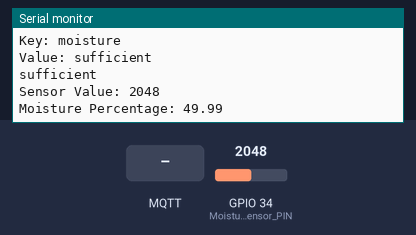
The sketch below on a simulated ESP32. Parts: the last lines printed to the serial monitor. Inputs (shaded band) come from the test bench; at power-on: GPIO 34 (Moisture_Sensor_PIN) = 2048. WiFi joins after 1.5 s; servers stay silent unless stated; no MQTT or app messages arrive unless stated.

Above: at 2.7 s.
2.8 s: MQTT message "1" arrives on the first subscribed topic
5.0 s: MQTT message "on" arrives on the first subscribed topic
7.0 s: MQTT message "off" arrives on the first subscribed topic
9.0 s: GPIO 34 (Moisture_Sensor_PIN) set to 1460
At 10.3 s:
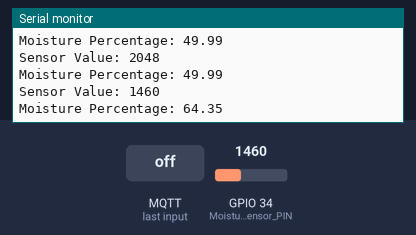
10.5 s: GPIO 34 (Moisture_Sensor_PIN) set to 1540
At 11.3 s:
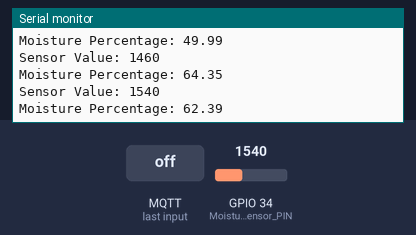
Timing chart, 0 to 13.0 s (numbered marks = the images above; inputs shaded):
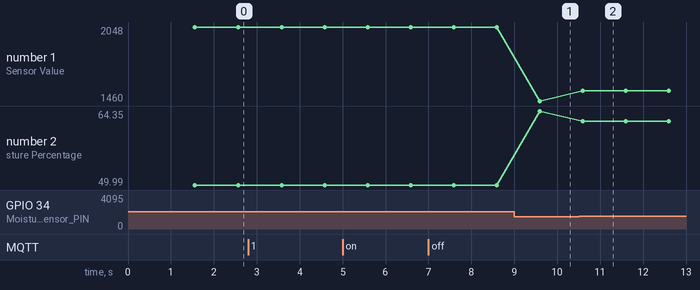

Measured:
- after the input at 9.0 s, the serial monitor: prints a new line after 0.59 s (image 1)
- after the input at 10.5 s, the serial monitor: prints a new line after 0.10 s (image 2)
- plotted number 1: 2048 → 1460 after the input at 9.0 s, 1460 → 1540 after the input at 10.5 s
- plotted number 2: 49.99 → 64.35 after the input at 9.0 s, 64.35 → 62.39 after the input at 10.5 s

The sketch:

Proyecto_Final_Humedad.ino
```cpp
#include <ArduinoJson.h>
#include <PubSubClient.h>
#include <WiFiManager.h>
#include <WiFi.h>
#include <WiFiClientSecure.h>

#define Moisture_Sensor_PIN 34


unsigned int humiditySufficientThreshold = 0; //Umbral para humedad suficiente (50%)
bool previousMoistureSufficient = false;  // Estado anterior de humedad suficiente

const char * MQTT_BROKER_HOST = "a2mnkqceizplps-ats.iot.us-east-1.amazonaws.com"; // Servidor MQTT de AWS IoT.
const int MQTT_BROKER_PORT = 8883; // Puerto del servidor MQTT.

const char * MQTT_CLIENT_ID = "Sensor Humedad"; // Identificador único del ESP-32 para el MQTT

const char * UPDATE_TOPIC = "$aws/things/thing/shadow/update"; // Topico del shadow - Update
const char * UPDATE_DELTA_TOPIC = "$aws/things/thing/shadow/update/delta";  // Topico del shadow - Update Delta

// Certificado raíz de AWS
const char AMAZON_ROOT_CA1[] PROGMEM = R"EOF(
-----BEGIN CERTIFICATE-----
MIIDQTCCAimgAwIBAgITBmyfz5m/jAo54vB4ikPmljZbyjANBgkqhkiG9w0BAQsF
ADA5MQswCQYDVQQGEwJVUzEPMA0GA1UEChMGQW1hem9uMRkwFwYDVQQDExBBbWF6
b24gUm9vdCBDQSAxMB4XDTE1MDUyNjAwMDAwMFoXDTM4MDExNzAwMDAwMFowOTEL
MAkGA1UEBhMCVVMxDzANBgNVBAoTBkFtYXpvbjEZMBcGA1UEAxMQQW1hem9uIFJv
b3QgQ0EgMTCCASIwDQYJKoZIhvcNAQEBBQADggEPADCCAQoCggEBALJ4gHHKeNXj
ca9HgFB0fW7Y14h29Jlo91ghYPl0hAEvrAIthtOgQ3pOsqTQNroBvo3bSMgHFzZM
9O6II8c+6zf1tRn4SWiw3te5djgdYZ6k/oI2peVKVuRF4fn9tBb6dNqcmzU5L/qw
IFAGbHrQgLKm+a/sRxmPUDgH3KKHOVj4utWp+UhnMJbulHheb4mjUcAwhmahRWa6
VOujw5H5SNz/0egwLX0tdHA114gk957EWW67c4cX8jJGKLhD+rcdqsq08p8kDi1L
93FcXmn/6pUCyziKrlA4b9v7LWIbxcceVOF34GfID5yHI9Y/QCB/IIDEgEw+OyQm
jgSubJrIqg0CAwEAAaNCMEAwDwYDVR0TAQH/BAUwAwEB/zAOBgNVHQ8BAf8EBAMC
AYYwHQYDVR0OBBYEFIQYzIU07LwMlJQuCFmcx7IQTgoIMA0GCSqGSIb3DQEBCwUA
A4IBAQCY8jdaQZChGsV2USggNiMOruYou6r4lK5IpDB/G/wkjUu0yKGX9rbxenDI
U5PMCCjjmCXPI6T53iHTfIUJrU6adTrCC2qJeHZERxhlbI1Bjjt/msv0tadQ1wUs
N+gDS63pYaACbvXy8MWy7Vu33PqUXHeeE6V/Uq2V8viTO96LXFvKWlJbYK8U90vv
o/ufQJVtMVT8QtPHRh8jrdkPSHCa2XV4cdFyQzR1bldZwgJcJmApzyMZFo6IQ6XU
5MsI+yMRQ+hDKXJioaldXgjUkK642M4UwtBV8ob2xJNDd2ZhwLnoQdeXeGADbkpy
rqXRfboQnoZsG4q5WTP468SQvvG5
-----END CERTIFICATE-----
)EOF";

//Certificado del servidor MQTT.
const char CERTIFICATE[] PROGMEM = R"KEY(
-----BEGIN CERTIFICATE-----
MIIDWTCCAkGgAwIBAgIUW7B0pi+QTbXmqPDfgHxo6BZdRHMwDQYJKoZIhvcNAQEL
BQAwTTFLMEkGA1UECwxCQW1hem9uIFdlYiBTZXJ2aWNlcyBPPUFtYXpvbi5jb20g
SW5jLiBMPVNlYXR0bGUgU1Q9V2FzaGluZ3RvbiBDPVVTMB4XDTI0MDYwMzAxMTIy
NFoXDTQ5MTIzMTIzNTk1OVowHjEcMBoGA1UEAwwTQVdTIElvVCBDZXJ0aWZpY2F0
ZTCCASIwDQYJKoZIhvcNAQEBBQADggEPADCCAQoCggEBAOv5qYYNj93WZvKnb9J8
ivlTapIYMmDWFySZwNPIEX4nHKj+QxWziw3WSTQ+sAA1K4uBS0IqCIM7ZTkWuGm3
HSJm1E/l2EEcI6Ns8siAhJusaFFwFgdKVYaVdKwEmnD9bCvErGIDTE2pH3HsGwfE
j4sPvS+y2/cDVnh4H3wPoRaqt3rox5nVuVUP4qnd8oDNe2o/lk6fufXQw92hTgdG
JGZNfMEX8INUVuE5Foy8XVuBYVmXd/B9Cm9SrNp8gI5EmvYqRDc6koL7RjUxr9mL
UDTilSUNo21JeydIHdyeIuyL+K++FDkcdIXU2NZHxJ3Df3c3TFSwTO2SjNpynEDW
YpECAwEAAaNgMF4wHwYDVR0jBBgwFoAUDglV7+gIVX4gRRjulrw23TCB+dAwHQYD
VR0OBBYEFNMeuYoOIdJvNQEce+6MooHCSCpdMAwGA1UdEwEB/wQCMAAwDgYDVR0P
AQH/BAQDAgeAMA0GCSqGSIb3DQEBCwUAA4IBAQBCajBvttxZ9sZrLiW8ow9oFiv/
ZGZz3Qn6lKe8wRLSHfWt5NKi3bMD/KoSfx3MaA231qaARKDFauuwuEHxcH9UjZSA
9dQD8+CCAEBwE3r+pIEVOUJPkJWSAtTBX0r9gvfaz0Ej+uKdD8SrPwfqedPd6xJX
4RCF9dGOIoq/IvtNtyJZ5atGH5+DQ7BH1nRSwryv0jqdF25FBVaumQMHduTIVL3e
CdTIpcVXIhnXNY99FjPS73089aD5SYoWCfzjw6dYhhikweCg6FEQVWTB84ANzKz4
EWI/VoTrOqkaEDzSBFF7Vo5pMv0UM22dH/+7liNjiiVCHTWqsUgWkbWy45+9
-----END CERTIFICATE-----
)KEY";

// Clave privada para el servidor MQTT.
const char PRIVATE_KEY[] PROGMEM = R"KEY(
-----BEGIN RSA PRIVATE KEY-----
MIIEpgIBAAKCAQEA6/mphg2P3dZm8qdv0nyK+VNqkhgyYNYXJJnA08gRficcqP5D
FbOLDdZJND6wADUri4FLQioIgztlORa4abcdImbUT+XYQRwjo2zyyICEm6xoUXAW
B0pVhpV0rASacP1sK8SsYgNMTakfcewbB8SPiw+9L7Lb9wNWeHgffA+hFqq3eujH
mdW5VQ/iqd3ygM17aj+WTp+59dDD3aFOB0YkZk18wRfwg1RW4TkWjLxdW4FhWZd3
8H0Kb1Ks2nyAjkSa9ipENzqSgvtGNTGv2YtQNOKVJQ2jbUl7J0gd3J4i7Iv4r74U
ORx0hdTY1kfEncN/dzdMVLBM7ZKM2nKcQNZikQIDAQABAoIBAQC+SWVapDUPPoVl
x390zNmElK+rf7egPwQKj7HfFcaFZCTIYcDXDyFi1xnQ93wVrsqehHSbtimHKa5G
ivvKw87KnwE2LLJmTrquXnypEnnczvqQMUKSPm8ZSAv9avjfhHxmDwKzRtWRCoBA
7ZQef3MBQH/epuyaFCb2nmdFM5VDIHrFYX6QF/n+iziICGED4P+OBViUa2dDJb4s
0FkzlxaoYKn9Ircj7TCTvndGSGjuXOtUWvjzIfZuxCjzqjQPMoL7IpivP/FF6r5G
qAzYBfA36yaP/Z7HcpflgzdnIHrBswjlBKPG4h2/WA/lIeEItXnoGT2S5FkzaC0P
8fZb7mvBAoGBAPkkMP60mA3dpkfFdtoZixkYoaTRyB1i72MamOP0Dbd1lB0viRVZ
bTdSnzWwBZtoSoDzgspB6pd9Wq+EarkdPb7xMJLFJY5ntYqfjhAzRuGqenOkKuo2
5umk9coqfmQ1Y3WH9rusLUDpVkyV0mear4jTPP8dq/8oEM414AwgqFonAoGBAPJ4
ru4XH2TT2eA+Ycf4km4uj5KmwNiR4yd5GZdlh5YZJXtTfgRJbS+EwzZ7hhaNk5p7
mMKx7e+5pgdzlWxTxoT+DOVdgFu8lIkLVsyGUlfDtKLOSw00IXeVQa2hHLaRHSUu
EY2p0Lg3Pog8L+OCiuvhCWM+wg5B0ZKoc9cheWiHAoGBAMf+vnnofNs8n5ujrwnb
UWbe9/t4D31Piz1x/2OV6WDpOPHI0/FYbSzo3TdaytV6/bvQPqCgE3JyRVb6JDXf
fE6IDOb07XYIWJokBQWKNA85K70i/vQvCGRscIZOYFGO7f1OHMmAqH8gEI/AATv7
14ctkxx0NDrKbdsrMmRp3tsnAoGBAKX2yPWayhg/kbAVwuQXVlMod4lPrkwOf0bz
cvrXudiZWbhyS50vjRarbtsJ7ZveSBvDYapSE6S0k9oh2TMOnKFHKxiLyWIBUEIF
iuHvRslf4XJWdbSR7B5oAU6RKpAj/6kFQWqPw5dz6M9jMvwszF3r6HsP58/OaV5T
AwdLmEhdAoGBAMga+N0ChtGLTM8HbP2y4TDyiZYsIsrqUhMrY6uv7GQT/zDlsaJ9
6OEaTFH5v5+oEjabiyOgsH+Pt9dowojTOvH5UBlkgaIXjXZFHbyTedNKiwBJ6pxU
l1W8AUcaxhW9JuFlCakKj4I0Ut/Aa6wUgSJG4Iz3tmMsm8qLP+1/nnTr
-----END RSA PRIVATE KEY-----
)KEY";

unsigned long currentMillis; // Milisegundos desde que se inició el programa
unsigned long previousMillis; // Milisegundos del bucle anterior
StaticJsonDocument<JSON_OBJECT_SIZE(64)> inputDoc; // Almacenamos y procesamos los datos de entrada como JSON.
StaticJsonDocument<JSON_OBJECT_SIZE(64)> outputDoc; // Almacenamos y procesamos los datos de salida como JSON.
char outputBuffer[128]; // Almacenamos los JSON antes de ser enviados.


//////////////////////
// Función de callback para procesar los mensajes recibidos del servidor MQTT

void callback(const char* topic, byte* payload, unsigned int length) {
    Serial.println("Entrando en callback");

    // Copiar el payload en un buffer de cadena
    char jsonBuffer[length + 1];
    memcpy(jsonBuffer, payload, length);
    jsonBuffer[length] = '\0';

    // Mostrar el JSON recibido para depuración
    Serial.print("JSON recibido: ");
    Serial.println(jsonBuffer);

    // Deserializar el mensaje JSON
    DeserializationError err = deserializeJson(inputDoc, jsonBuffer);

    if (err) {
        Serial.print(F("deserializeJson() failed: "));
        Serial.println(err.f_str());
        return;
    }

    // Mensaje de depuración para mostrar el tópico recibido
    Serial.print("Tópico recibido: ");
    Serial.println(topic);

    // Verificar si el tópico es el esperado
    if (String(topic) == UPDATE_DELTA_TOPIC) {
        Serial.println("Tópico coincide con UPDATE_DELTA_TOPIC");

        // Verificar si el campo "state" existe
        if (!inputDoc["state"]) {
            Serial.println("El campo 'state' no existe en el JSON recibido");
            return;
        }

        // Obtenemos el estado de la válvula

        // Registramos área
        if (inputDoc["state"].containsKey("recommended_humidity")) {
            Serial.print("-----ENTRO------");
            humiditySufficientThreshold = inputDoc["state"]["recommended_humidity"].as<int16_t>();
            Serial.print("recommended_humidity: ");
            Serial.println(humiditySufficientThreshold);
        } else {
            Serial.println("recommended_humidity no está en el mensaje JSON");

        }

        // Reportamos el estado del riego
        //reportWatering();
    } else {
        Serial.println("Tópico no coincide con UPDATE_DELTA_TOPIC");
    }
}


class MQTTHandler {
  private:
    WiFiClientSecure wifiClient; // Cliente WiFi seguro
    PubSubClient mqttClient; // Cliente MQTT
    WiFiManager wifiManager; // Instancia de WiFiManager
  public:
    // Constructor de MQTTHandler
    MQTTHandler() : mqttClient(wifiClient) {}

    // Conectarse al WiFi usando WiFiManager
    void connectWiFi() {

      // Inicia el portal de configuración con nombre y contraseña del AP

      if (!wifiManager.autoConnect("ESP32_config", "123456789")) {
        Serial.println("No se pudo conectar a la red WiFi. Reiniciando...");
        delay(3000);
        ESP.restart();
      }

      // Verifica si se ha conectado
      if (WiFi.status() == WL_CONNECTED) {
        Serial.println("Connected to WiFi!");
      } else {
        Serial.println("Failed to connect to WiFi, restarting...");
        delay(3000);
        ESP.restart();
      }
    }

    // Conectarse al MQTT Broker
    void connectMQTT() {
      wifiClient.setCACert(AMAZON_ROOT_CA1); // Añadimos el certificado raíz del servidor MQTT
      wifiClient.setCertificate(CERTIFICATE); // Añadimos el certificado
      wifiClient.setPrivateKey(PRIVATE_KEY); // Añadimos la clave privada

      mqttClient.setServer(MQTT_BROKER_HOST, MQTT_BROKER_PORT); // Ingresamos el servidor MQTT y el puerto
      mqttClient.setCallback(callback); // Configuramos el callback para manejar los mensajes MQTT recibidos

      Serial.print("Connecting to " + String(MQTT_BROKER_HOST));

      while (!mqttClient.connect(MQTT_CLIENT_ID)) {
        Serial.println("Failed to connect to MQTT broker, retrying in 5 seconds...");
        delay(5000); // Espera antes de intentar reconectar
      }
      Serial.println(" Connected to MQTT!");
      mqttClient.subscribe(UPDATE_DELTA_TOPIC); // Suscripción al tópico de actualización delta
      Serial.println("Subscribed to " + String(UPDATE_DELTA_TOPIC));
    }

    // Loop para mantener la conexión MQTT
    void loop() {
      if (!mqttClient.connected()) { // Verificamos conexión
        connectMQTT(); // Ejecutamos loop del cliente MQTT
      }
      mqttClient.loop();
    }

    // Método para publicar un mensaje MQTT en un tópico específico
    void publishMessage(const char* topic, const char* message) {
      mqttClient.publish(topic, message); // Publica el mensaje en el tópico especificado
    }
};

// Creamos una instancia de MQTTHandler
MQTTHandler mqttHandler;


void reportValue(const char* key, const char* value) {
  Serial.println("Reportando valores:");
  Serial.print("Key: ");
  Serial.println(key);
  Serial.print("Value: ");
  Serial.println(value);
  outputDoc["state"]["reported"][key] = value;
  serializeJson(outputDoc, outputBuffer);
  mqttHandler.publishMessage(UPDATE_TOPIC, outputBuffer);
}


void setup() {
  Serial.begin(115200);

  pinMode(Moisture_Sensor_PIN, INPUT);


  mqttHandler.connectWiFi();
  mqttHandler.connectMQTT();
}

void loop() {

  currentMillis = millis();
  mqttHandler.loop();
  if (currentMillis - previousMillis >= 1500) {

    int sensorValue = analogRead(Moisture_Sensor_PIN);  // Lectura del sensor de humedad
    float moisturePercentage = (1.0 - (float(sensorValue) / 4095.0)) * 100.0;
    Serial.print("Sensor Value: ");
    Serial.println(sensorValue);
    Serial.print("Moisture Percentage: ");
    Serial.println(moisturePercentage);
    bool moistureSufficient = moisturePercentage >= humiditySufficientThreshold;

    if (moistureSufficient != previousMoistureSufficient) {
        previousMoistureSufficient = moistureSufficient;
        if (moistureSufficient) {
          reportValue("moisture", "sufficient");
          Serial.println("sufficient");
        }
        else{
          reportValue("moisture", "low");
          Serial.println("low");
        }
    }
    delay(1000);  // Espera segundos antes de tomar otra lectura
  }
}
```
